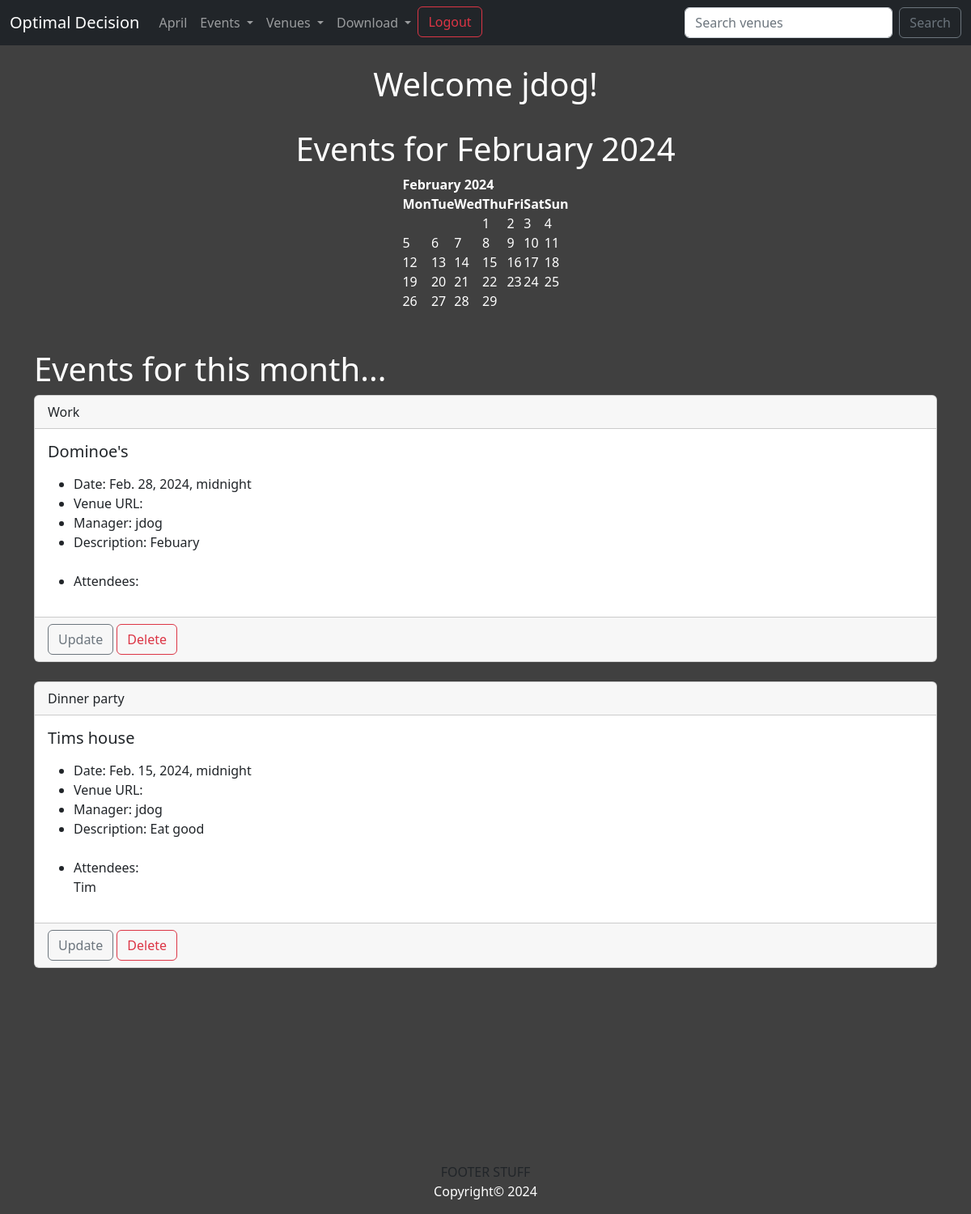
Page / (signed in) on the committed database.
### events/models.py (models this page shows, shortened)
class Event(models.Model):
    name = models.CharField('Event Name', max_length=120)
    event_date = models.DateTimeField('Event Date')
    venue = models.ForeignKey(Venue, blank=True, null=True, on_delete=models.CASCADE)
    manager = models.ForeignKey(User, related_name='manager', blank=True, null=True, on_delete=models.SET_NULL)
    description = models.TextField(blank=True)
    attendees = models.ManyToManyField(User, related_name='attendee', blank=True)
    def __str__(self):
        return self.name

class Venue(models.Model):
    name = models.CharField('Event Name', max_length=120)
    address = models.CharField('Address', max_length=300)
    zip_code = models.CharField('Zip Code', max_length=10)
    phone = models.CharField('Contact Phone', blank=True, max_length=25)
    web = models.URLField('Website Address', blank=True)
    email_address = models.EmailField('Email Address', blank=True)
    owner = models.IntegerField('Venue Owner', blank=False, default=1)
    venue_image = models.ImageField(blank=True, null=True, upload_to='images/')
    def __str__(self):
        return self.name

### events/views.py (the view)
# urls.py: path('', views.homePageView, name='home'),
def homePageView(request, year=datetime.now().year, month=datetime.now().strftime('%B')):
    name = ''
    month = month.title()
    month_number = list(calendar.month_name).index(month)
    month_number = int(month_number)
    cal = HTMLCalendar().formatmonth(year, month_number)
    now = datetime.now()
    current_year = now.year
    events_list = Event.objects.filter(event_date__year=year, event_date__month=month_number)
    return render(request, 'events/home.html', {
            'name': name,
            'year': year,
            'month': month,
            'month_number': month_number,
            'cal': cal,
            'current_year': current_year,
            'events_list': events_list
            })

### events/templates/events/home.html (shortened to what this page needs)
{% extends 'events/base.html' %}
{% block content %}
<center>
<h1>Welcome {{ user.get_username }}!</h1>
<br>
<h1>Events for {{ month}} {{ year }}</h1>
{{ cal|safe }}
</center>
<h1>Events for this month...</h1>
{% if events_list %}
    {% for event in events_list %}
<div class="card">
  <div class="card-header">
            {{ event }}</td>
  </div>
    <div class="card-body">
        <h5 class="card-title">{{ event.venue }}</h5>
        <p class="card-text">
            <ul>
                <li>Date: {{ event.event_date }} </li>
                <li>Venue URL: {{ event.venue.web }} </li>
                <li> Manager: {{ event.manager }} </li>
                <li>Description: {{ event.description }} </li>
                <br/>
                <li>Attendees:</li>
                {% for attendee in event.attendees.all %}
                {{ attendee }}<br/>
                {% endfor %}
            </ul>
        </p>
      </div>
      {% if user.is_authenticated %}
      {% if user == event.manager %}
    <div class='card-footer text-muted'>
        <a  href='{% url "update_event" event.id %}' class='btn btn-outline-secondary'>Update</a>
        <a  href='{% url "delete_event" event.id %}' class='btn btn-outline-danger'>Delete</a>
    </div>
{% endif %}
{% endif %}
</div>
    {% endfor %}
{% else %}
<p>Sorry, there are no events for this month.</p>
{% endif %}
{% endblock content %}

### events/templates/events/base.html (style rules this page uses)
body { background: #404040; }
h1, h2, h3, p, a tr, th, td { color: white; }

### rows in the picture
Event: name "Work", venue "Dominoe's", event_date "Feb. 28, 2024, midnight", manager "jdog", description "Febuary", shows "Update"
Event: name "Dinner party", venue "Tims house", event_date "Feb. 15, 2024, midnight", manager "jdog", description "Eat good", shows "Update"

### other values in the picture
{{ user.get_username }} "jdog"
{{ month }} "February"
{{ cal|safe }} "February 2024 Mon Tue Wed Thu Fri Sat Sun 1 2 3 4 5 6 7 8 9 10 11 12 13 14 15 16 17 18 19 20 21 22 23 24 25 26 27 28 29"
{{ attendee }} "Tim"
